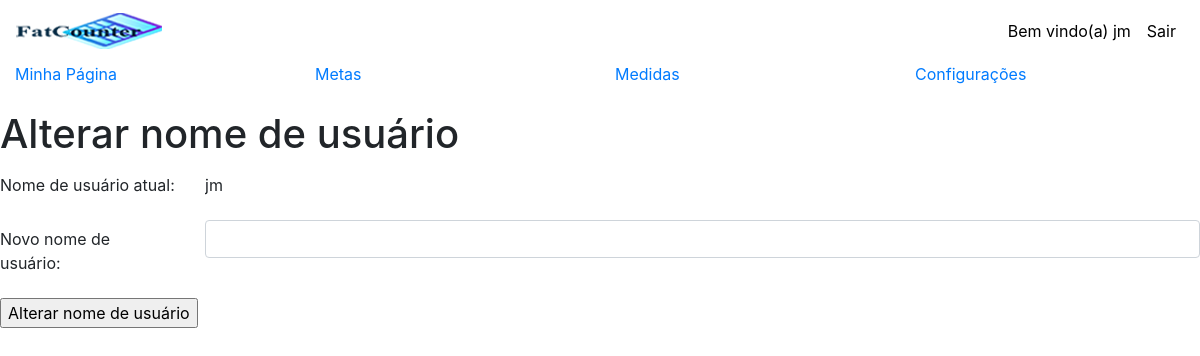
Before: /editarperfil.php (signed in) with the older database file.
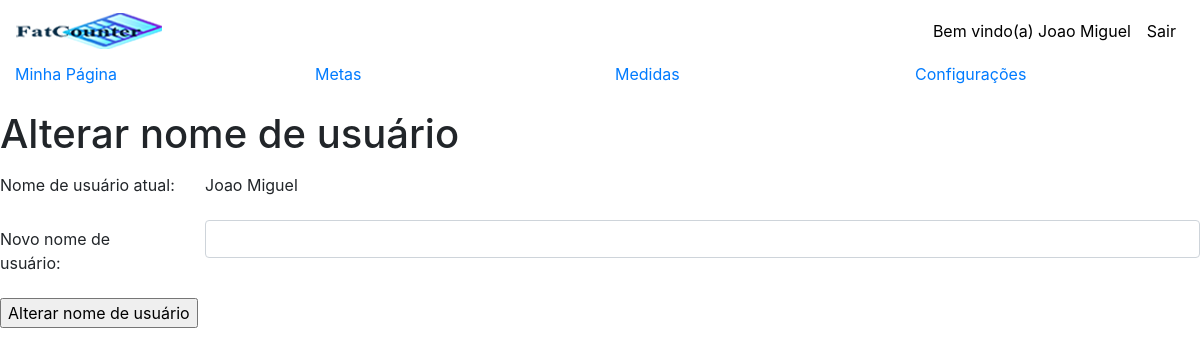
After: the same page with the newer database file.
### tables this page shows
CREATE TABLE IF NOT EXISTS `usuario` (
  `id_usuario` int(11) NOT NULL AUTO_INCREMENT,
  `nome_usuario` varchar(80) NOT NULL,
  `email` varchar(80) NOT NULL,
  `senha` varchar(50) NOT NULL,
  `id_diario` int(11) DEFAULT NULL,
  `id_meta` int(11) DEFAULT NULL,
  `id_peso` int(11) DEFAULT NULL,
  `id_tmb` int(11) DEFAULT NULL,
  `idade` varchar(80) DEFAULT NULL,
  `sexo` varchar(80) DEFAULT NULL,
  `cidade` varchar(80) DEFAULT NULL,
  `uf` varchar(80) DEFAULT NULL,
  PRIMARY KEY (`id_usuario`),
  KEY `fk_id_diario` (`id_diario`),
  KEY `fk_id_meta` (`id_meta`),
  KEY `fk_id_peso` (`id_peso`),
  KEY `fk_id_tmb` (`id_tmb`),
  CONSTRAINT `fk_id_diario` FOREIGN KEY (`id_diario`) REFERENCES `diario` (`id_diario`),
  CONSTRAINT `fk_id_meta` FOREIGN KEY (`id_meta`) REFERENCES `metas` (`id_meta`),
  CONSTRAINT `fk_id_peso` FOREIGN KEY (`id_peso`) REFERENCES `medidas` (`id_peso`),
  CONSTRAINT `fk_id_tmb` FOREIGN KEY (`id_tmb`) REFERENCES `tmb` (`id_tmb`)
);

### classes/Usuario.php (called while the page is built, shortened)
<?php
class Usuario
{
    public function getNamelogin()
    {
        global $pdo;
        $sql = $pdo->prepare("SELECT * FROM usuario WHERE id_usuario = :id");
        $sql->bindValue(":id", $_SESSION['id_usuario']);
        $sql->execute();
        if ($sql->rowCount() > 0) {
            $nameuser = $sql->fetch();
        }
        return $nameuser;
    }
}

### editarperfil.php (the view, shortened to what this page needs)
<?php
require_once 'header.php';
require_once 'menu-dentro.php';
?>
        <?php
if (isset($_SESSION['id_usuario']) && !empty($_SESSION['id_usuario'])) {
    $info = $a->getNamelogin($_SESSION['id_usuario']);
} else {
    ?>
    <script type="text/javascript">window.location.href = "login.php";</script>
    <?php
    exit;
}
?>
<link rel="stylesheet" media="screen"
      href="https://d34yn14tavczy0.cloudfront.net/assets/sass/controllers/account-aba6b2a2376db7aab948e58e7e42c06ea3e028f2495b04733338f8927b1c797e.css"/>
<link rel="stylesheet" media="all"
      href="https://d34yn14tavczy0.cloudfront.net/stylesheets/font-awesome/css/font-awesome.min.css"/>
<link rel="stylesheet" media="all"
      href="https://d34yn14tavczy0.cloudfront.net/stylesheets/font-awesome/css/font-awesome-ie7.min.css"/>
<link rel="stylesheet" media="all" href="https://d34yn14tavczy0.cloudfront.net/stylesheets/font-mfizz/font-mfizz.css"/>
<body class="layout-1" data-lang="pt" class=&quot;body-header&quot;>
<br>
<div id="wrap">
    <div id="content">
        <div id="main">
            <h1 class="main-title">Alterar nome de usuário</h1>
            <form method="post">
                <div class="block-1">
                    <div class="form-group row">
                        <label for="staticEmail" class="col-sm-2 col-form-label">
                            Nome de usuário atual:
                        </label>
                        <div class="col-sm-10">
                            <input type="text" readonly class="form-control-plaintext" name="atual" id="staticEmail"
                                   value="<?php echo $info['nome_usuario']; ?>">
                        </div>
                    </div>
                    <div class="form-group row">
                        <label for="inputPassword" class="col-sm-2 col-form-label">
                            Novo nome de usuário:
                        </label>
                        <div class="col-sm-10">
                            <input type="text" class="form-control" name="nome_usuario" id="inputPassword" autofocus>
                        </div>
                    </div>
                </div>
                <p class="cont-1">
                    <input type="submit" class="button" value="Alterar nome de usuário"/>
                </p>
            </form>
        </div>
    </div>
</div>

### header.php (shortened to what this page needs)
<?php
require 'config.php';
?>
<html>
<head>
    <link rel="stylesheet" href="assets/css/bootstrap.min.css">
    <link rel="stylesheet" href="assets/css/style.css">
</head>
<body>
<?php if (isset($_SESSION['id_usuario']) && !empty($_SESSION['id_usuario'])): ?>
    <nav class="navbar navbar-expand-lg navbar-dark">
        <a class="navbar-brand" href="areaRestrita.php">
            <img src="assets/images/logo1.png" alt="FatCounter">
        </a>
        <div class="collapse navbar-collapse " id="navbarSite">
            <nav class="navbar-nav ml-auto">
                <li class="nav-item">
                    <a style="color: #000000" class="nav-link" href="perfil.php">Bem vindo(a)
                        <?php
                        require 'classes/Usuario.php';
                        $a = new Usuario();
                        $nameuser = $a->getNamelogin();
                        echo $nameuser['nome_usuario']; ?>
                    </a></li>
                <li class="nav-item">
                    <a style="color: #000000" class="nav-link" href="sair.php">Sair</a>
                </li>
            </nav>
                    <?php endif; ?>
                </div>
            </nav>

Changed rows visible on the page:
changed usuario: nome_usuario "jm" → "Joao Miguel"; atual "jm" → "Joao Miguel"
